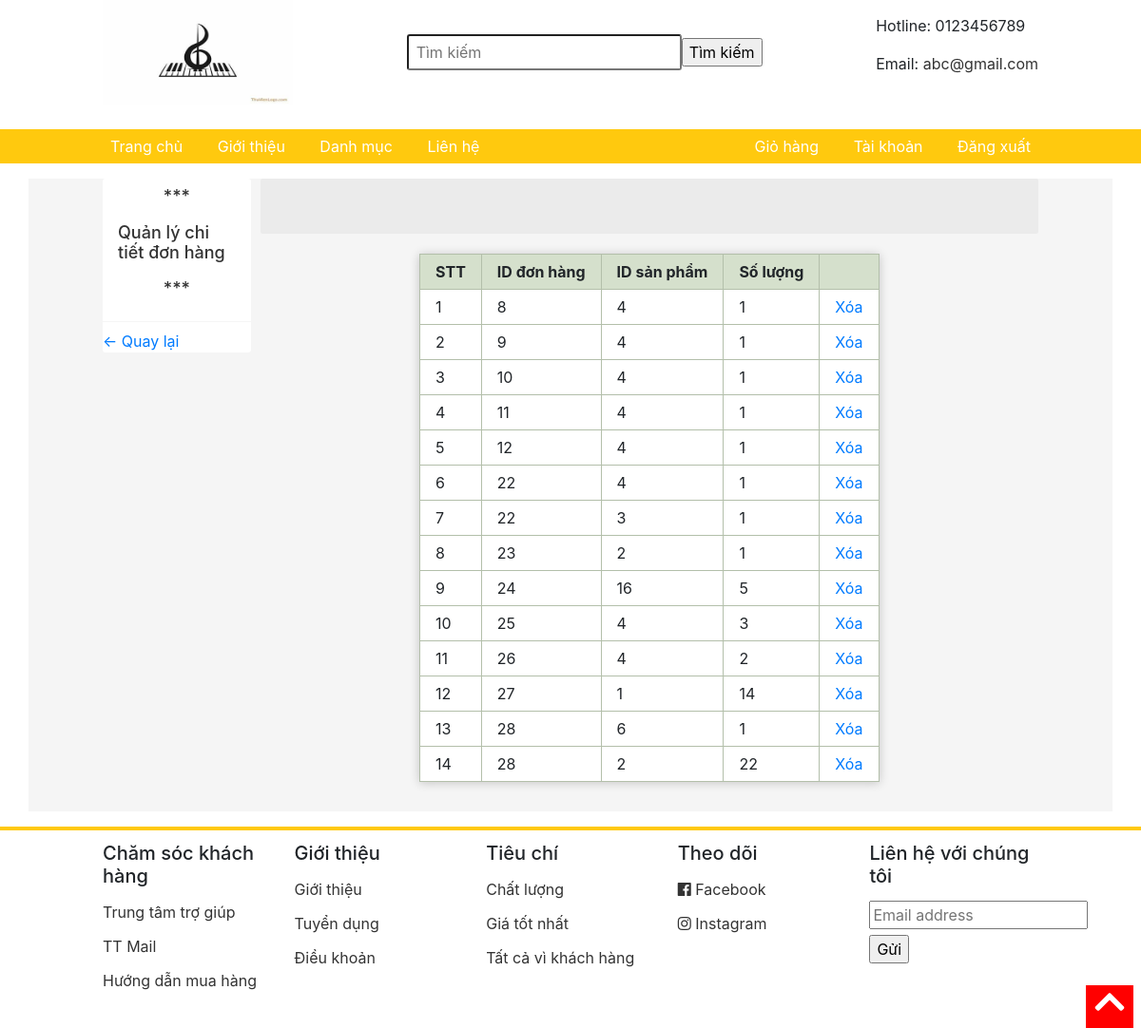
The app's page /chitietdonhang/quanlyctdh.php (signed in) with its own data.
### tables this page shows
CREATE TABLE `chitietdonhang` (
  `id` int NOT NULL,
  `iddonhang` int NOT NULL,
  `idsp` int NOT NULL,
  `soluong` int NOT NULL
);

### chitietdonhang/quanlyctdh.php (the view, shortened to what this page needs)
<html>
<head>
	<link rel="stylesheet" type="text/css" href="../css/grid.css">
	<link rel="stylesheet" type="text/css" href="../css/responsive.css">
	<link rel="stylesheet" type="text/css" href="../main.css">
	<link rel="stylesheet" href="https://use.fontawesome.com/releases/v5.7.0/css/all.css">
	<link rel="stylesheet" href="https://maxcdn.bootstrapcdn.com/bootstrap/4.5.2/css/bootstrap.min.css">
</head>
<body>
<form action="timkiem.php" method="POST">
	<div class="app">
		<div class="header">
			<div class="grid wide">
				<div class="header-main">
					<div class="logo">
						<a href="../index.php"><img src="../img/logo2.jpg" width="200" height="110"></a>
					</div>
					<div class="search">
						<input type="text" name="s" class="search-bar" placeholder="Tìm kiếm">
						<input type="submit" value="Tìm kiếm">
					</div>
					<div class="contact">
						<p>Hotline: 0123456789</p>
						<p>Email: <a href="mailto:TT Shoesshop@gmail.com" style="color: #333;">abc@gmail.com</a></p>
					</div>
				</div>
			</div>
		</div>
		</form>
		<div class="navigation-bar">
			<ul class="navbar-list">
				<li class="navbar-item"><a href="index.php" class="navbar-link">Trang chủ</a></li>
				<li class="navbar-item"><a href="./pages/gioithieu.php" class="navbar-link">Giới thiệu</a></li>
				<li class="navbar-item navbar-item-category">
					<a href="" class="navbar-link">Danh mục</a>
				</li>
				<li class="navbar-item"><a href="../pages/lienhe.php" class="navbar-link">Liên hệ</a></li>
			</ul>
			<ul class="navbar-list">
				<li class="navbar-item"><a href="../pages/giohang.php" class="navbar-link">Giỏ hàng</a></li>
				<li class="navbar-item"><a href="../taikhoan.php" class="navbar-link">Tài khoản</a></li>
				<li class="navbar-item"><a href="../pages/dangxuat.php" class="navbar-link">Đăng xuất</a></li>
			</ul>
		</div>
		<div class="container">
			<div class="grid wide">
				<div class="row sm-gutter grid-content">
					<div class="column l-2 me-0 s-0">
						<nav class="category">
							<h3 class="category-heading">
								<p align="center">***</p>
								<a >Quản lý chi tiết đơn hàng</a>
								<p align="center">***</p>
							</h3>
							<ul class="category-list">
								<li class="category-item category-item--active">
									<a href="../admin.php" ><- Quay lại </a>
								</li>
							</ul>
						</nav>
					</div>
					<div class="column l-10 me-12 s-12">
						<div class="home-filter">
							<button class="home-filter-btn btn"></button>
							<button class="home-filter-btn btn btn--active"></button>
							<button class="home-filter-btn btn"></button>
						</div>
						<div class="home-product">
						<div class="row sm-gutter">
<div class="page">
<table class="layout display responsive-table">
<thead>
<tr>
	<th>STT</th>
	<th >ID đơn hàng</th>
	<th >ID sản phẩm</th>
	<th >Số lượng</th>
	<th colspan="2"></th>
</tr>
</thead>
<tbody>
<?php
	$conn =	mysqli_connect("localhost", "root", "", "dacs2");
	$sql= "SELECT * FROM chitietdonhang ";
	$ketqua = mysqli_query($conn, $sql);
	$stt = 1;
	while ($row = mysqli_fetch_array($ketqua)) {
		echo "<tr>";
		echo "<td>".$stt."</td>";
		echo "<td>".$row['iddonhang']."</td>";
		echo "<td>".$row['idsp']."</td>";
		echo "<td>".$row['soluong']."</td>";
		echo '<td><a href=" xoactdh.php?id= '.$row['id'].'">Xóa</a></td>';
		echo "</tr>";
		$stt++;
	}
?>
</tbody>
</table>
</div>
								</div>
								</div>
							</div>
						</div>
					</div>
				</div>
		<div class="footer">
			<div class="grid wide">
				<div class="row">
					<div class="column l-2-4 me-4 s-6">
						<h3 class="footer__heading">Chăm sóc khách hàng</h3>
						<ul class="footer-list">
							<li class="footer-item">
								<a href="" class="footer-item-link">Trung tâm trợ giúp</a>
							</li>
							<li class="footer-item">
								<a href="" class="footer-item-link">TT Mail</a>
							</li>
							<li class="footer-item">
								<a href="" class="footer-item-link">Hướng dẫn mua hàng</a>
							</li>
						</ul>
					</div>
					<div class="column l-2-4 me-4 s-6">
						<h3 class="footer__heading">Giới thiệu</h3>
						<ul class="footer-list">
							<li class="footer-item">
								<a href="" class="footer-item-link">Giới thiệu</a>
							</li>
							<li class="footer-item">
								<a href="" class="footer-item-link">Tuyển dụng</a>
							</li>
							<li class="footer-item">
								<a href="" class="footer-item-link">Điều khoản</a>
							</li>
						</ul>
					</div>
					<div class="column l-2-4 me-4 s-6">
						<h3 class="footer__heading">Tiêu chí</h3>
						<ul class="footer-list">
							<li class="footer-item">
								<a  class="footer-item-link">Chất lượng</a>
							</li>
							<li class="footer-item">
								<a  class="footer-item-link">Giá tốt nhất</a>
							</li>
							<li class="footer-item">
								<a  class="footer-item-link">Tất cả vì khách hàng</a>
							</li>
						</ul>
					</div>
					<div class="column l-2-4 me-4 s-6">
						<h3 class="footer__heading">Theo dõi</h3>
						<ul class="footer-list">
							<li class="footer-item">
								<a href="" class="footer-item-link">
									<i class="fab fa-facebook"></i>
									Facebook
								</a>
							</li>
							<li class="footer-item">
								<a href="" class="footer-item-link">
									<i class="fab fa-instagram"></i>
									Instagram
								</a>
							</li>
						</ul>
					</div>
					<div class="column l-2-4 me-4 s-6">
						<h3 class="footer__heading">Liên hệ với chúng tôi</h3>
						<input class="footer__input" type="text" placeholder="Email address">
						<input type="submit" value="Gửi">
					</div>
				</div>
			</div>
		</div>
		<div class="scroll-to-top" onclick="scrollToTop();">
			<i class="scroll-to-top-icon fas fa-chevron-up"></i>
		</div>
</body>
</html>

### css/grid.css (style rules this page uses)
.grid { width: 100%; display: block; padding: 0; }
.grid.wide { max-width: 1200px; margin: 0 auto; }
.row { display: flex; flex-wrap: wrap; margin-left: -4px; margin-right: -4px; }
.column { padding-left: 4px; padding-right: 4px; }
.s-0 { display: none; }
.s-6 { flex: 0 0 50%; max-width: 50%; }
.s-12 { flex: 0 0 100%; max-width: 100%; }
@media (min-width: 740px) { .row { margin-left: -8px; margin-right: -8px; } }
@media (min-width: 740px) { .column { padding-left: 8px; padding-right: 8px; } }
@media (min-width: 740px) { .me-0 { display: none; } }
@media (min-width: 740px) { .me-1, .me-2, .me-3, .me-4, .me-5, .me-6, .me-7, .me-8, .me-9, .me-10, .me-11, .me-12 { display: block; } }
@media (min-width: 740px) { .me-4 { flex: 0 0 33.33333%; max-width: 33.33333%; } }
@media (min-width: 740px) { .me-12 { flex: 0 0 100%; max-width: 100%; } }
@media (min-width: 1113px) { .row { margin-left: -12px; margin-right: -12px; } }
@media (min-width: 1113px) { .row.sm-gutter { margin-left: -5px; margin-right: -5px; } }
@media (min-width: 1113px) { .column { padding-left: 12px; padding-right: 12px; } }
@media (min-width: 1113px) { .row.sm-gutter .column { padding-left: 5px; padding-right: 5px; } }
@media (min-width: 1113px) { .l-1, .l-2, .l-2-4, .l-3, .l-4, .l-5, .l-6, .l-7, .l-8, .l-9, .l-10, .l-11, .l-12 { display: block; } }
@media (min-width: 1113px) { .l-2 { flex: 0 0 16.66667% !important; max-width: 16.66667%; } }
@media (min-width: 1113px) { .column.l-2-4 { flex: 0 0 20%; max-width: 20%; } }
@media (min-width: 1113px) { .l-10 { flex: 0 0 83.33333%; max-width: 83.33333%; } }
@media (min-width: 1024px) and (max-width: 1239px) { .wide { width: 984px; } }
@media (min-width: 1024px) and (max-width: 1239px) { .wide .row { margin-left: -12px; margin-right: -12px; } }
@media (min-width: 1024px) and (max-width: 1239px) { .wide .row.sm-gutter { margin-left: -5px; margin-right: -5px; } }
@media (min-width: 1024px) and (max-width: 1239px) { .wide .column { padding-left: 12px; padding-right: 12px; } }
@media (min-width: 1024px) and (max-width: 1239px) { .wide .row.sm-gutter .column { padding-left: 5px; padding-right: 5px; } }
@media (min-width: 1024px) and (max-width: 1239px) { .wide .l-1, .wide .l-2, .wide .l-2-4, .wide .l-3, .wide .l-4, .wide .l-5, .wide .l-6, .wide .l-7, .wide .l-8, .wide .l-9, .wide .l-10, .wide .l-11, .wide .l-12 { display: block; } }
@media (min-width: 1024px) and (max-width: 1239px) { .wide .l-2 { flex: 0 0 16.66667%; max-width: 16.66667%; } }
@media (min-width: 1024px) and (max-width: 1239px) { .wide .l-2-4 { flex: 0 0 20%; max-width: 20%; } }
@media (min-width: 1024px) and (max-width: 1239px) { .wide .l-10 { flex: 0 0 83.33333%; max-width: 83.33333%; } }

### chitietdonhang/quanlyctdh.php (style rules this page uses)
.page { max-width: 60em; margin: 0 auto; }
table th, table td { text-align: left; }
table.layout { width: 100%; border-collapse: collapse; }
table.display { margin: 1em 0; }
table.display th, table.display td { border: 1px solid #B3BFAA; padding: .5em 1em; }
table.display th { background: #D5E0CC; }
table.display td { background: #fff; }
table.responsive-table { box-shadow: 0 1px 10px rgba(0, 0, 0, 0.2); }

### records on screen
chitietdonhang: iddonhang "8", idsp "4", soluong "1"
chitietdonhang: iddonhang "9", idsp "4", soluong "1"
chitietdonhang: iddonhang "10", idsp "4", soluong "1"
chitietdonhang: iddonhang "11", idsp "4", soluong "1"
chitietdonhang: iddonhang "12", idsp "4", soluong "1"
chitietdonhang: iddonhang "22", idsp "4", soluong "1"
chitietdonhang: iddonhang "22", idsp "3", soluong "1"
chitietdonhang: iddonhang "23", idsp "2", soluong "1"
chitietdonhang: iddonhang "24", idsp "16", soluong "5"
chitietdonhang: iddonhang "25", idsp "4", soluong "3"
chitietdonhang: iddonhang "26", idsp "4", soluong "2"
chitietdonhang: iddonhang "27", idsp "1", soluong "14"
chitietdonhang: iddonhang "28", idsp "6", soluong "1"
chitietdonhang: iddonhang "28", idsp "2", soluong "22"
